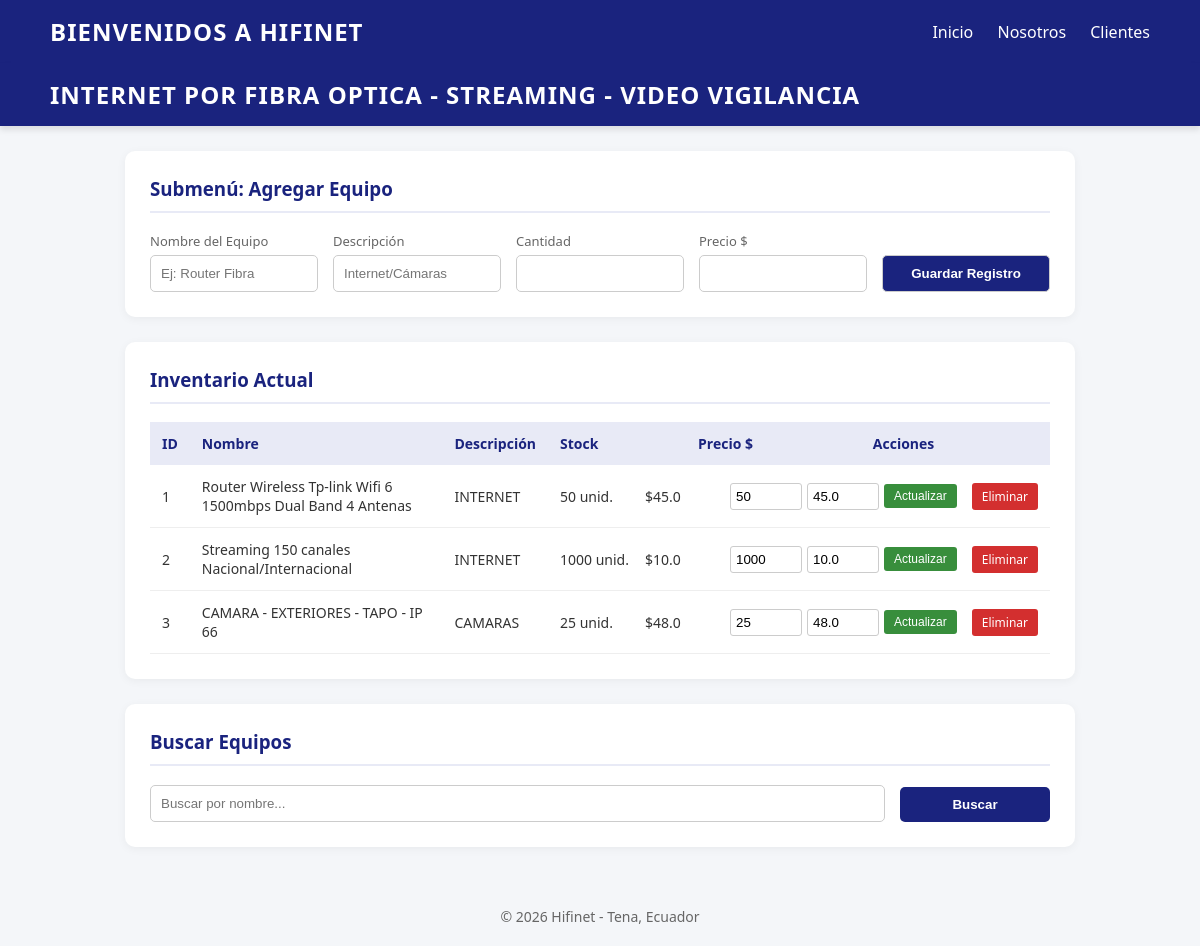
Before: / with the older database file.
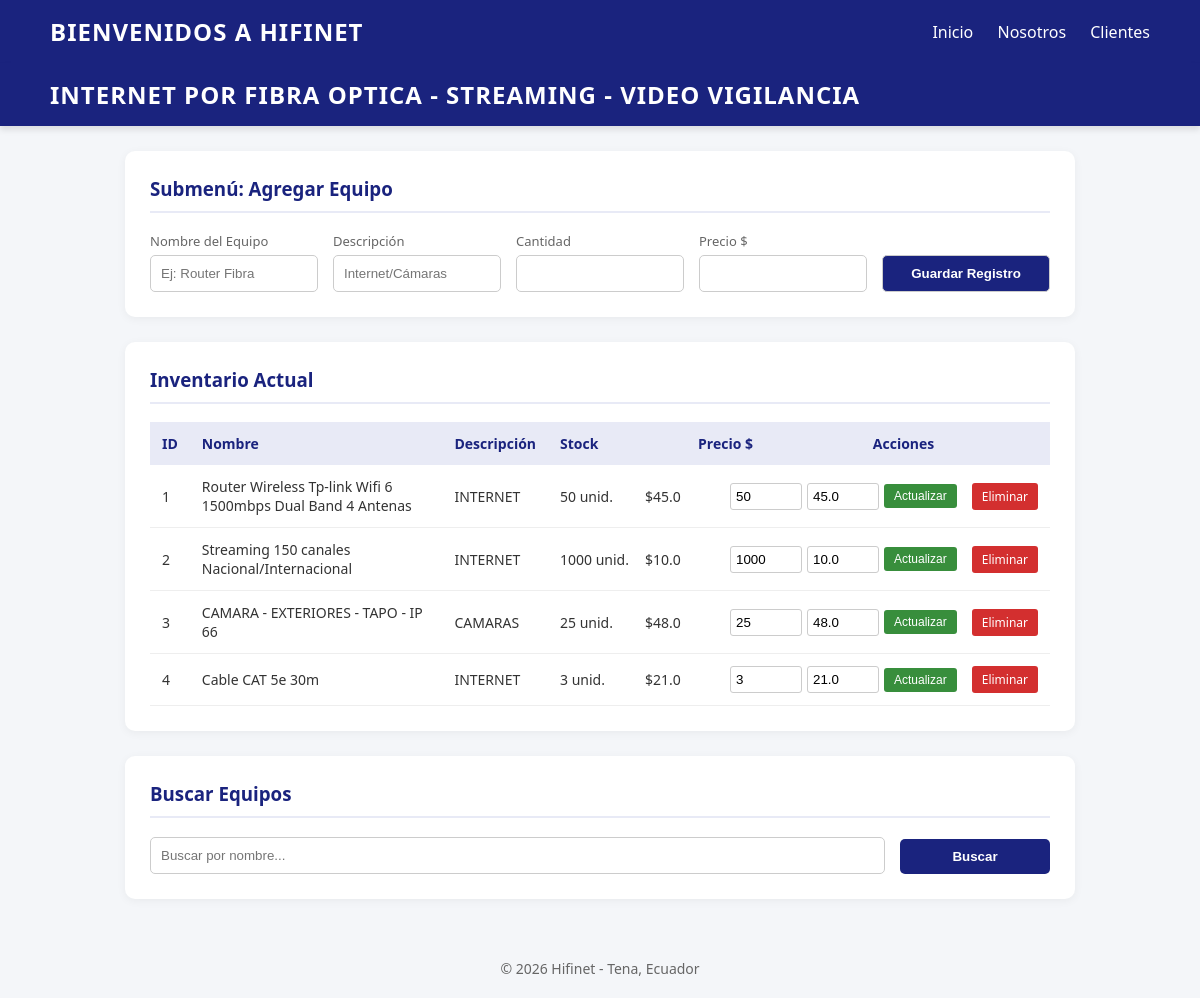
After: the same page with the newer database file.
### tables this page shows
CREATE TABLE productos 
                        (id INTEGER PRIMARY KEY AUTOINCREMENT, 
                         nombre TEXT, descripcion TEXT, cantidad INTEGER, precio REAL);

### app.py (the view, shortened to what this page needs)
@app.route('/', methods=['GET', 'POST'])
def index():
    form = ProductoForm()
    inventario.cargar_desde_db()
    return render_template('index.html', productos=inventario.productos_dict.values(), form=form)

### form.py
class ProductoForm(FlaskForm):
    nombre = StringField('Nombre del Equipo', validators=[DataRequired()])
    descripcion = StringField('Descripción', validators=[DataRequired()])
    cantidad = IntegerField('Cantidad', validators=[DataRequired()])
    precio = FloatField('Precio $', validators=[DataRequired()])
    submit = SubmitField('Guardar Registro')

### inventario/bd.py (called while the page is built)
def get_db_connection():
    db_path.parent.mkdir(parents=True, exist_ok=True)
    conn = sqlite3.connect(db_path)
    conn.row_factory = sqlite3.Row
    return conn

### inventario/inventario.py (called while the page is built)
    def cargar_desde_db(self):
        with get_db_connection() as conn:
            filas = conn.execute("SELECT * FROM productos").fetchall()
            self.productos_dict.clear()
            for f in filas:
                self.productos_dict[f['id']] = Producto(f['id'], f['nombre'], f['descripcion'], f['cantidad'], f['precio'])

### templates/index.html (shortened to what this page needs)
<!DOCTYPE html>
<html lang="es">
<head>
        <link rel="stylesheet" href="{{ url_for('static', filename='styles.css') }}">
</head>
<body>
    <nav class="navbar">
        <h1>BIENVENIDOS A HIFINET</h1>
        <div class="nav-links">
            <a href="/">Inicio</a>
            <a href="#">Nosotros</a>
            <a href="#">Clientes</a>
        </div>
    </nav>
    <nav class="navbar">
        <h1>INTERNET POR FIBRA OPTICA - STREAMING - VIDEO VIGILANCIA</h1>
    </nav>
    <main class="container">
        <section class="card">
            <h3>Submenú: Agregar Equipo</h3>
            <form action="/" method="POST" class="form-inline">
                <div class="form-group">
                    <label>{{ form.nombre.label }}</label>
                    {{ form.nombre(placeholder="Ej: Router Fibra") }}
                </div>
                <div class="form-group">
                    <label>{{ form.descripcion.label }}</label>
                    {{ form.descripcion(placeholder="Internet/Cámaras") }}
                </div>
                <div class="form-group">
                    <label>{{ form.cantidad.label }}</label>
                    {{ form.cantidad() }}
                </div>
                <div class="form-group">
                    <label>{{ form.precio.label }}</label>
                    {{ form.precio() }}
                </div>
                <div class="form-group" style="justify-content: flex-end;">
                    {{ form.submit(class="btn-primary") }}
                </div>
            </form>
        </section>
        <section class="card">
            <h3>Inventario Actual</h3>
            <table>
                <thead>
                    <tr>
                        <th>ID</th><th>Nombre</th><th>Descripción</th><th>Stock</th><th>Precio $</th><th>Acciones</th>
                    </tr>
                </thead>
                <tbody>
                    {% for p in productos %}
                    <tr>
                        <td>{{ p.id }}</td>
                        <td>{{ p.nombre }}</td>
                        <td>{{ p.descripcion }}</td>
                        <td colspan="3">
                            <form action="/actualizar/{{ p.id }}" method="POST" class="mini-form" style="align-items: center;">
                                <span style="width: 80px; display:inline-block;">{{ p.cantidad }} unid.</span>
                                <span style="width: 80px; display:inline-block;">${{ p.precio }}</span>
                                <input type="number" name="nueva_cantidad" value="{{ p.cantidad }}" required>
                                <input type="number" step="0.01" name="nuevo_precio" value="{{ p.precio }}" required>
                                <button type="submit" class="btn-update">Actualizar</button>
                                <a href="/eliminar/{{ p.id }}" class="btn-danger" style="margin-left: 10px;">Eliminar</a>
                            </form>
                        </td>
                    </tr>
                    {% endfor %}
                </tbody>
            </table>
        </section>
        <section class="card">
            <h3>Buscar Equipos</h3>
            <form action="/buscar" method="GET" class="form-inline">
                <div class="form-group" style="flex: 2;">
                    <input type="text" name="query" placeholder="Buscar por nombre..." value="{{ busqueda }}">
                </div>
                <div class="form-group" style="flex: 0;">
                    <button type="submit" class="btn-primary">Buscar</button>
                </div>
            </form>
        </section>
    </main>
    <footer>
        &copy; 2026 Hifinet - Tena, Ecuador
    </footer>
</body>
</html>

### static/styles.css (style rules this page uses)
body { font-family: 'Segoe UI', Tahoma, Geneva, Verdana, sans-serif; background-color: #f4f6f9; margin: 0; padding: 0; color: #333; }
.navbar { background-color: #1a237e; color: white; padding: 15px 50px; display: flex; justify-content: space-between; align-items: center; box-shadow: 0 4px 6px rgba(0,0,0,0.1); }
.navbar h1 { margin: 0; font-size: 24px; letter-spacing: 1px; }
.nav-links a { color: white; text-decoration: none; margin-left: 20px; font-weight: 500; }
.card { background-color: white; max-width: 900px; margin: 25px auto; padding: 25px; border-radius: 10px; box-shadow: 0 2px 10px rgba(0,0,0,0.05); }
.card h3 { margin-top: 0; color: #1a237e; border-bottom: 2px solid #e8eaf6; padding-bottom: 10px; }
.form-inline { display: flex; flex-wrap: wrap; gap: 15px; align-items: flex-end; }
.form-group { display: flex; flex-direction: column; flex: 1; min-width: 150px; }
.form-group label { font-size: 13px; color: #666; margin-bottom: 5px; }
.form-group input, .form-group select { padding: 10px; border: 1px solid #ccc; border-radius: 5px; }
.btn-primary { background-color: #1a237e; color: white; padding: 10px 20px; border: none; border-radius: 5px; cursor: pointer; font-weight: bold; }
.btn-danger { background-color: #d32f2f; color: white; padding: 5px 10px; border: none; border-radius: 3px; cursor: pointer; text-decoration: none; font-size: 12px; }
.btn-update { background-color: #388e3c; color: white; padding: 5px 10px; border: none; border-radius: 3px; cursor: pointer; font-size: 12px; }
table { width: 100%; border-collapse: collapse; margin-top: 15px; }
th { background-color: #e8eaf6; color: #1a237e; text-align: left; padding: 12px; font-size: 14px; }
td { padding: 12px; border-bottom: 1px solid #eee; font-size: 14px; vertical-align: middle; }
.mini-form { display: flex; gap: 5px; }
.mini-form input { width: 60px; padding: 5px; border: 1px solid #ccc; border-radius: 3px; }
footer { text-align: center; padding: 20px; color: #666; font-size: 14px; margin-top: 40px; }

Changed rows visible on the page:
added productos: id "4", nombre "Cable CAT 5e 30m", descripcion "INTERNET", cantidad "3", precio "21.0", nueva_cantidad "3", nuevo_precio "21.0"
